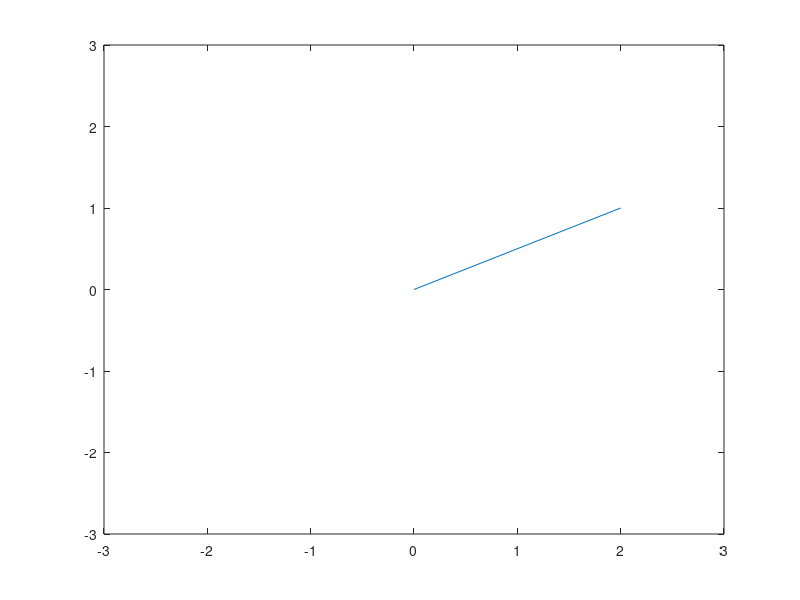

This figure's MATLAB source:
v = [2, 1];
plot([0, v(1)], [0, v(2)])
axis([-3, 3, -3, 3])

v1 = [2 5 4 7]; % row vector
v2 = [2; 5; 4; 7]; % column vector

v1 = [2 5 4 7]; % row vector
v2 = v1'; % column vector

v2

v1 = [2 5 4 7]
v2 = [4 1 0 2]
v3 = 4*v1 - 2*v2
